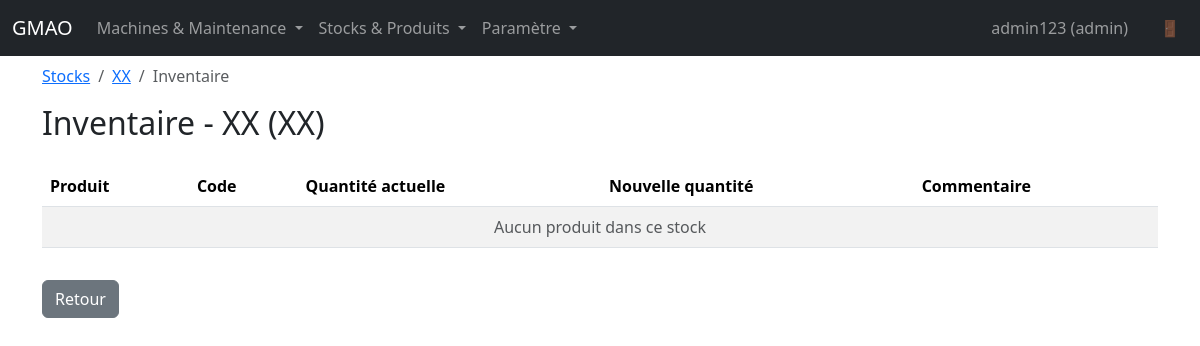
/stocks/1/inventory (signed in), run on the app's committed database.
### app.py (models this page shows, shortened)
class User(UserMixin, db.Model):
    id = db.Column(db.Integer, primary_key=True)
    username = db.Column(db.String(80), unique=True, nullable=False)
    password_hash = db.Column(db.String(255), nullable=False)
    user_type = db.Column(db.String(20), nullable=False)

class Stock(db.Model):
    id = db.Column(db.Integer, primary_key=True)
    name = db.Column(db.String(120), nullable=False)
    code = db.Column(db.String(60), unique=True, nullable=False)
    items = db.relationship("StockProduct", back_populates="stock", cascade="all, delete-orphan")

### app.py (the view, shortened to what this page needs)
@app.route("/stocks/<int:stock_id>/inventory", methods=["GET", "POST"])
@admin_or_manager_required
def create_inventory(stock_id):
    stock = Stock.query.get_or_404(stock_id)
    stock_products = StockProduct.query.filter_by(stock_id=stock_id).order_by(StockProduct.product_id).all()
    products_data = []
    for sp in stock_products:
        products_data.append({
            'product': sp.product,
            'quantity': sp.quantity
        })
    return render_template("inventory_form.html", stock=stock, products_data=products_data)

### app.py (called while the page is built)
@login_manager.user_loader
def load_user(user_id):
    return User.query.get(int(user_id))

def admin_or_manager_required(f):
    @wraps(f)
    @login_required
    def decorated_function(*args, **kwargs):
        if current_user.user_type not in ["admin", "gestionnaire"]:
            flash("Accès refusé : cette fonctionnalité est réservée aux administrateurs et gestionnaires.", "danger")
            return redirect(url_for("index"))
        return f(*args, **kwargs)
    return decorated_function

@app.context_processor
def inject_now():
    return {"now": dt.datetime.utcnow()}

### templates/inventory_form.html (shortened to what this page needs)
{% extends "base.html" %}
{% block content %}
<nav aria-label="breadcrumb">
  <ol class="breadcrumb">
    <li class="breadcrumb-item"><a href="{{ url_for('stocks') }}">Stocks</a></li>
    {% if is_edit %}
    <li class="breadcrumb-item"><a href="{{ url_for('inventories_list') }}">Inventaires</a></li>
    <li class="breadcrumb-item"><a href="{{ url_for('inventory_detail', inventory_id=inventory.id) }}">Détails</a></li>
    <li class="breadcrumb-item active" aria-current="page">Modifier</li>
    {% else %}
    <li class="breadcrumb-item"><a href="{{ url_for('manage_stock', stock_id=stock.id) }}">{{ stock.name }}</a></li>
    <li class="breadcrumb-item active" aria-current="page">Inventaire</li>
    {% endif %}
  </ol>
</nav>
<div class="d-flex justify-content-between align-items-center mb-3">
  <h2>{% if is_edit %}Modifier l'inventaire{% else %}Inventaire{% endif %} - {{ stock.name }} ({{ stock.code }})</h2>
</div>
<form method="post" id="inventoryForm">
  <div class="table-responsive">
    <table class="table table-striped">
      <thead>
        <tr>
          <th>Produit</th>
          <th>Code</th>
          <th>Quantité actuelle</th>
          <th>Nouvelle quantité</th>
          <th>Commentaire</th>
        </tr>
      </thead>
      <tbody>
        {% if not products_data %}
        <tr>
          <td colspan="5" class="text-center text-muted">Aucun produit dans ce stock</td>
        </tr>
        {% endif %}
      </tbody>
    </table>
  </div>
  {% if products_data %}
  <div class="d-flex justify-content-between mt-3">
    {% if is_edit %}
    <a href="{{ url_for('inventory_detail', inventory_id=inventory.id) }}" class="btn btn-secondary">Annuler</a>
    {% else %}
    <a href="{{ url_for('manage_stock', stock_id=stock.id) }}" class="btn btn-secondary">Annuler</a>
    {% endif %}
    <button type="submit" class="btn btn-primary">{% if is_edit %}Modifier{% else %}Enregistrer{% endif %} l'inventaire</button>
  </div>
  {% else %}
  <div class="mt-3">
    {% if is_edit %}
    <a href="{{ url_for('inventory_detail', inventory_id=inventory.id) }}" class="btn btn-secondary">Retour</a>
    {% else %}
    <a href="{{ url_for('manage_stock', stock_id=stock.id) }}" class="btn btn-secondary">Retour</a>
    {% endif %}
  </div>
  {% endif %}
</form>
{% endblock %}

### templates/base.html (shortened to what this page needs)
<!doctype html>
<html lang="fr">
  <head>
    <link
      href="https://cdn.jsdelivr.net/npm/bootstrap@5.3.3/dist/css/bootstrap.min.css"
      rel="stylesheet"
    />
  </head>
  <body>
    <nav class="navbar navbar-expand-lg navbar-dark bg-dark fixed-top">
      <div class="container-fluid">
        <a class="navbar-brand" href="{{ url_for('index') }}">GMAO</a>
        <div class="collapse navbar-collapse" id="navbarNav">
          {% if current_user.is_authenticated %}
          <ul class="navbar-nav me-auto">
            <li class="nav-item dropdown">
              <a class="nav-link dropdown-toggle" href="#" id="navbarDropdown2" role="button" data-bs-toggle="dropdown" aria-expanded="false">
                Machines & Maintenance
              </a>
            </li>
            <li class="nav-item dropdown">
              <a class="nav-link dropdown-toggle" href="#" id="navbarDropdown3" role="button" data-bs-toggle="dropdown" aria-expanded="false">
                Stocks & Produits
              </a>
            </li>
            {% if current_user.user_type == 'admin' %}
            <li class="nav-item dropdown">
              <a class="nav-link dropdown-toggle" href="#" id="navbarDropdownParams" role="button" data-bs-toggle="dropdown" aria-expanded="false">
                Paramètre
              </a>
            </li>
            {% endif %}
          </ul>
          <ul class="navbar-nav">
            <li class="nav-item">
              <span class="nav-link me-3" style="cursor: default;">{{ current_user.username }} ({{ current_user.user_type }})</span>
            </li>
            <li class="nav-item">
              <a class="nav-link" href="{{ url_for('logout') }}" title="Déconnexion">🚪</a>
            </li>
          </ul>
          {% else %}
          <ul class="navbar-nav ms-auto">
            <li class="nav-item">
              <a class="nav-link" href="{{ url_for('login') }}">Connexion</a>
            </li>
          </ul>
          {% endif %}
        </div>
      </div>
    </nav>
    <main class="container">
      {% block content %}{% endblock %}
    </main>
  </body>
</html>

### templates/base.html (style rules this page uses)
body { padding-top: 4rem; }

### data on the page
User: username "admin123", user_type "admin"
Stock: name "XX", code "XX"
